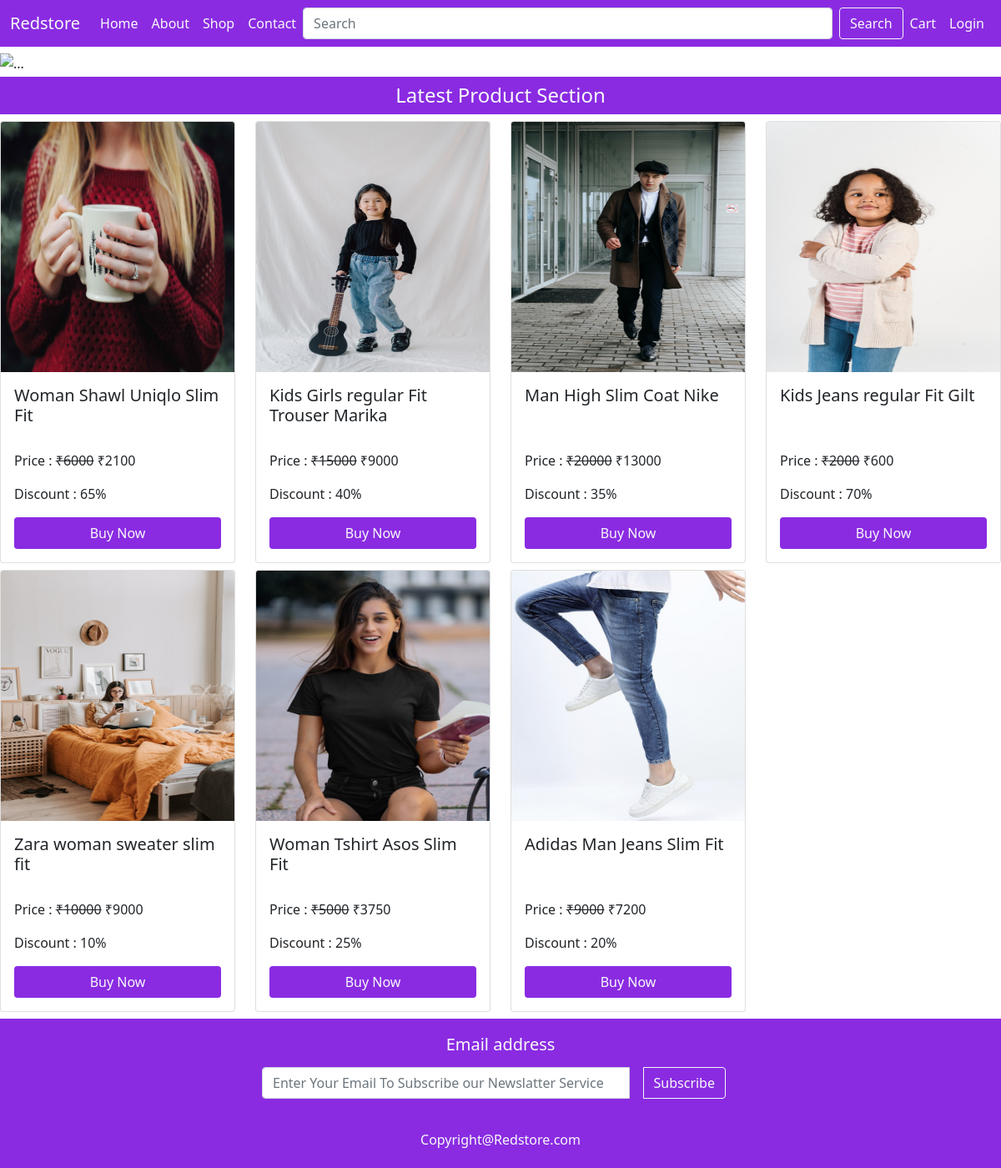
The page / on the database its author committed.
### mainApp/models.py (models this page shows, shortened)
class Product(models.Model):
    id = models.AutoField(primary_key=True)
    name = models.CharField(max_length=20)
    maincategory = models.ForeignKey(Maincategory,on_delete=models.CASCADE)
    subcategory = models.ForeignKey(Subcategory,on_delete=models.CASCADE)
    brand = models.ForeignKey(Brand,on_delete=models.CASCADE)
    seller = models.ForeignKey(Seller,on_delete=models.CASCADE)
    baseprice = models.IntegerField()
    discount = models.IntegerField()
    finalprice = models.IntegerField()
    size = models.CharField(max_length=150)
    color = models.CharField(max_length=150)
    description = models.TextField()
    stock = models.CharField(max_length=20,default="In Stock")
    pic1 = models.ImageField(upload_to="images",default="noimagep.jpg",null=True,blank=True)
    pic2 = models.ImageField(upload_to="images",default="noimagep.jpg",null=True,blank=True)
    pic3 = models.ImageField(upload_to="images",default="noimagep.jpg",null=True,blank=True)
    pic4 = models.ImageField(upload_to="images",default="noimagep.jpg",null=True,blank=True)

### mainApp/views.py (the view, shortened to what this page needs)
# urls.py: path('', views.home),
def home(request):
    products = Product.objects.all()
    products = products[::-1]
    return render(request,"index.html",{'Product':products})

### mainApp/templates/index.html (shortened to what this page needs)
{% load static %}
<!DOCTYPE html>
<html lang="en">
<head>
  <link rel="stylesheet" href="https://cdnjs.cloudflare.com/ajax/libs/font-awesome/4.7.0/css/font-awesome.min.css">
  <link rel="stylesheet" href="https://cdn.jsdelivr.net/npm/bootstrap@5.1.3/dist/css/bootstrap.min.css">
</head>
<body>
  <nav class="navbar navbar-expand-lg navbar-light background fixed-top">
    <div class="container-fluid">
      <a class="navbar-brand text-light" href="#">Redstore</a>
      <div class="collapse navbar-collapse" id="navbarSupportedContent">
        <ul class="navbar-nav me-auto mb-2 mb-lg-0">
          <li class="nav-item">
            <a class="nav-link text-light active" aria-current="page" href="/">Home</a>
          </li>
          <li class="nav-item">
            <a class="nav-link text-light" href="#">About</a>
          </li>
          <li class="nav-item">
            <a class="nav-link text-light" href="/shop/All/All/All/">Shop</a>
          </li>
          <li class="nav-item">
            <a class="nav-link text-light" href="/contact/">Contact</a>
          </li>
        </ul>
        <form class="d-flex w-100" method="post" action="/shop/All/All/All/">
          <input class="form-control me-2" type="search" placeholder="Search" name="search" aria-label="Search">
          <button class="btn btn-outline-light" type="submit">Search</button>
        </form>
        <ul class="navbar-nav me-auto mb-2 mb-lg-0">
          <li class="nav-item ">
            <a class="nav-link text-light" href="/cart/">Cart</a>
          </li>
          {% if request.user.is_authenticated %}
          <li class="nav-item dropdown ">
            <a class="nav-link text-light dropdown-toggle" href="#" id="navbarDropdown" role="button"
              data-bs-toggle="dropdown" aria-expanded="false">
              {{request.user}}
            </a>
            <ul class="dropdown-menu " aria-labelledby="navbarDropdown">
              <li><a class="dropdown-item" href="/profile/">Profile</a></li>
              <li><a class="dropdown-item" href="/logout/">Logout</a></li>
            </ul>
          </li>
          {% else %}
          <li class="nav-item ">
            <a class="nav-link text-light" href="/login/">Login</a>
          </li>
          {% endif %}
        </ul>
      </div>
    </div>
  </nav>
  <br>
  <br>
  {% block body %}
  <div id="carouselExampleIndicators" class="carousel slide mt-3" data-bs-ride="carousel">
    <div class="carousel-indicators">
      <button type="button" data-bs-target="#carouselExampleIndicators" data-bs-slide-to="0" class="active"
        aria-current="true" aria-label="Slide 1"></button>
      <button type="button" data-bs-target="#carouselExampleIndicators" data-bs-slide-to="1"
        aria-label="Slide 2"></button>
      <button type="button" data-bs-target="#carouselExampleIndicators" data-bs-slide-to="2"
        aria-label="Slide 3"></button>
      <button type="button" data-bs-target="#carouselExampleIndicators" data-bs-slide-to="3"
        aria-label="Slide 4"></button>
      <button type="button" data-bs-target="#carouselExampleIndicators" data-bs-slide-to="4"
        aria-label="Slide 5"></button>
      <button type="button" data-bs-target="#carouselExampleIndicators" data-bs-slide-to="5"
        aria-label="Slide 6"></button>
      <button type="button" data-bs-target="#carouselExampleIndicators" data-bs-slide-to="6"
        aria-label="Slide 7"></button>
      <button type="button" data-bs-target="#carouselExampleIndicators" data-bs-slide-to="7"
        aria-label="Slide 8"></button>
      <button type="button" data-bs-target="#carouselExampleIndicators" data-bs-slide-to="8"
        aria-label="Slide 9"></button>
    </div>
    <div class="carousel-inner">
      <div class="carousel-item active">
        <img src="{% static 'images/pic1.jpg' %}" class="d-block w-100" alt="...">
      </div>
    </div>
    <button class="carousel-control-prev" type="button" data-bs-target="#carouselExampleIndicators"
      data-bs-slide="prev">
      <span class="carousel-control-prev-icon" aria-hidden="true"></span>
    </button>
    <button class="carousel-control-next" type="button" data-bs-target="#carouselExampleIndicators"
      data-bs-slide="next">
      <span class="carousel-control-next-icon" aria-hidden="true"></span>
    </button>
  </div>
  <h4 class="background text-light p-2 text-center mt-1">Latest Product Section</h4>
  <div class="row">
    {% for i in Product %}
    <div class="col-xxl-3 col-xl-3 col-lg-3 col-md-4 col-sm-6 col-12">
      <div class="card mb-2">
        {% if i.pic1 %}
        <a href="/singleproduct/{{i.id}}"><img src="{{i.pic1.url}}" height="300px" class="card-img-top" alt="..."></a>
        {% else %}
        <a href="/singleproduct/{{i.id}}"><img src="{% static 'images/noimagep.png' %}" height="300px" width="300px"></a>
        {% endif %}
        <div class="card-body">
          <h5 class="card-title" style="height: 70px;">{{i.name}}</h5>
          <p class="card-text">Price : <del>&#8377;{{i.baseprice}}</del> &#8377;{{i.finalprice}}</p>
          <p class="card-text">Discount : {{i.discount}}%</p>
          <a href="/singleproduct/{{i.id}}" class="btn background text-light w-100">Buy Now</a>
        </div>
      </div>
    </div>
    {% endfor %}
  </div>
  {% endblock %}
  <footer class="background p-3 text-light text-center">
    <div class="row">
      <div class="col-md-3 col-sm-12 col-12">
      </div>
      <div class="col-md-6 col-sm-12 col-12">
        <label for="email" class="form-label fs-5">Email address</label>
        <form action="/" method="post">
          <div class="input-group mb-3 mt-1">
            <input type="email" name="email" class="form-control" placeholder="Enter Your Email To Subscribe our Newslatter Service" required>
            <button class="btn mx-3 btn-outline-light" type="submit">Subscribe</button>
          </div>
        </form>
      </div>
      <div class="col-md-3 col-sm-12 col-12">
      </div>
    </div>
    <h6 class="mt-4">Copyright@Redstore.com</h6>
  </footer>
</body>
</html>

### mainApp/templates/index.html (style rules this page uses)
.background { background-color: blueviolet; }

### rows shown on the page
Product: pic1 (picture), name "Woman Shawl Uniqlo Slim Fit", baseprice "6000", finalprice "2100", discount "65"
Product: pic1 (picture), name "Kids Girls regular Fit Trouser Marika", baseprice "15000", finalprice "9000", discount "40"
Product: pic1 (picture), name "Man High Slim Coat Nike", baseprice "20000", finalprice "13000", discount "35"
Product: pic1 (picture), name "Kids Jeans regular Fit Gilt", baseprice "2000", finalprice "600", discount "70"
Product: pic1 (picture), name "Zara woman sweater slim fit", baseprice "10000", finalprice "9000", discount "10"
Product: pic1 (picture), name "Woman Tshirt Asos Slim Fit", baseprice "5000", finalprice "3750", discount "25"
Product: pic1 (picture), name "Adidas Man Jeans Slim Fit", baseprice "9000", finalprice "7200", discount "20"
